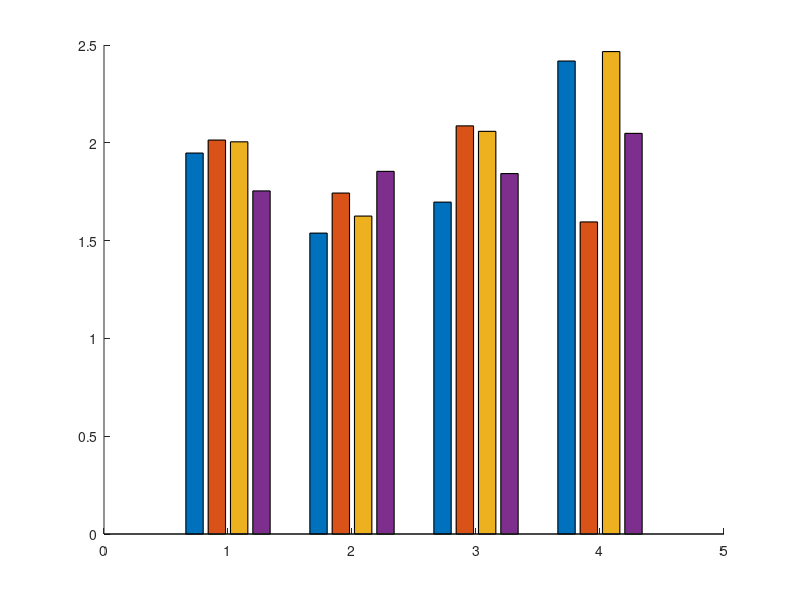

Source code (MATLAB): (Note: this script raises an error after producing the figure.)
% demo3

% 随机生成数据
X=1.5+rand(4,4);
% 基础绘图
ax=gca;hold on;
bHdl=bar(X,'LineWidth',.8);
% 修改配色
CList=slanCL(1514,1:4);
bHdl(1).FaceColor=CList(1,:);
bHdl(2).FaceColor=CList(2,:);
bHdl(3).FaceColor=CList(3,:);
bHdl(4).FaceColor=CList(4,:);
% 坐标区域修饰
ax.FontName='Times New Roman';
ax.LineWidth=.8;
ax.FontSize=12;
ax.YGrid='on';
ax.GridLineStyle='-.';
ax.XTick=1:23;
